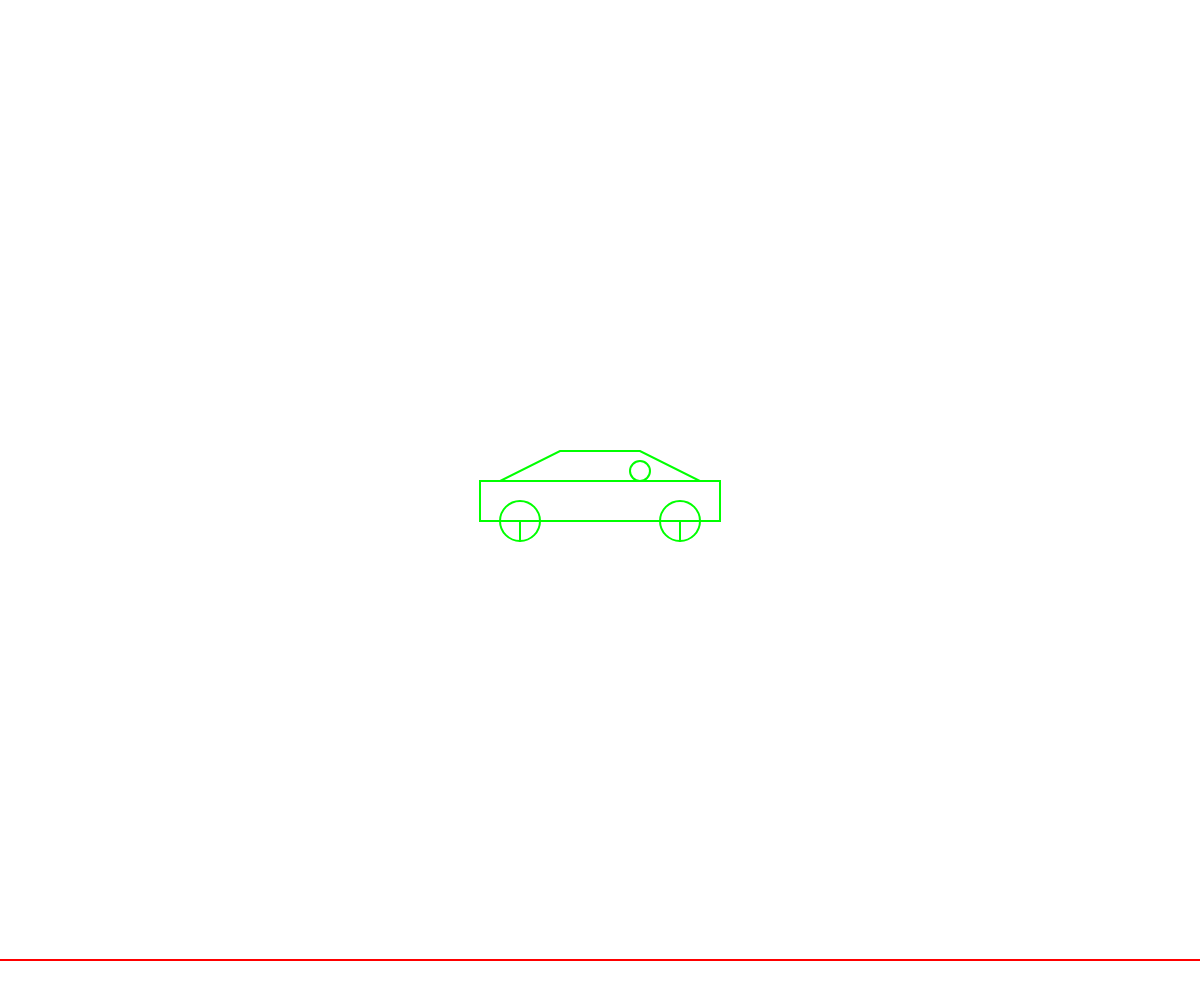
Frame 1 (no input)
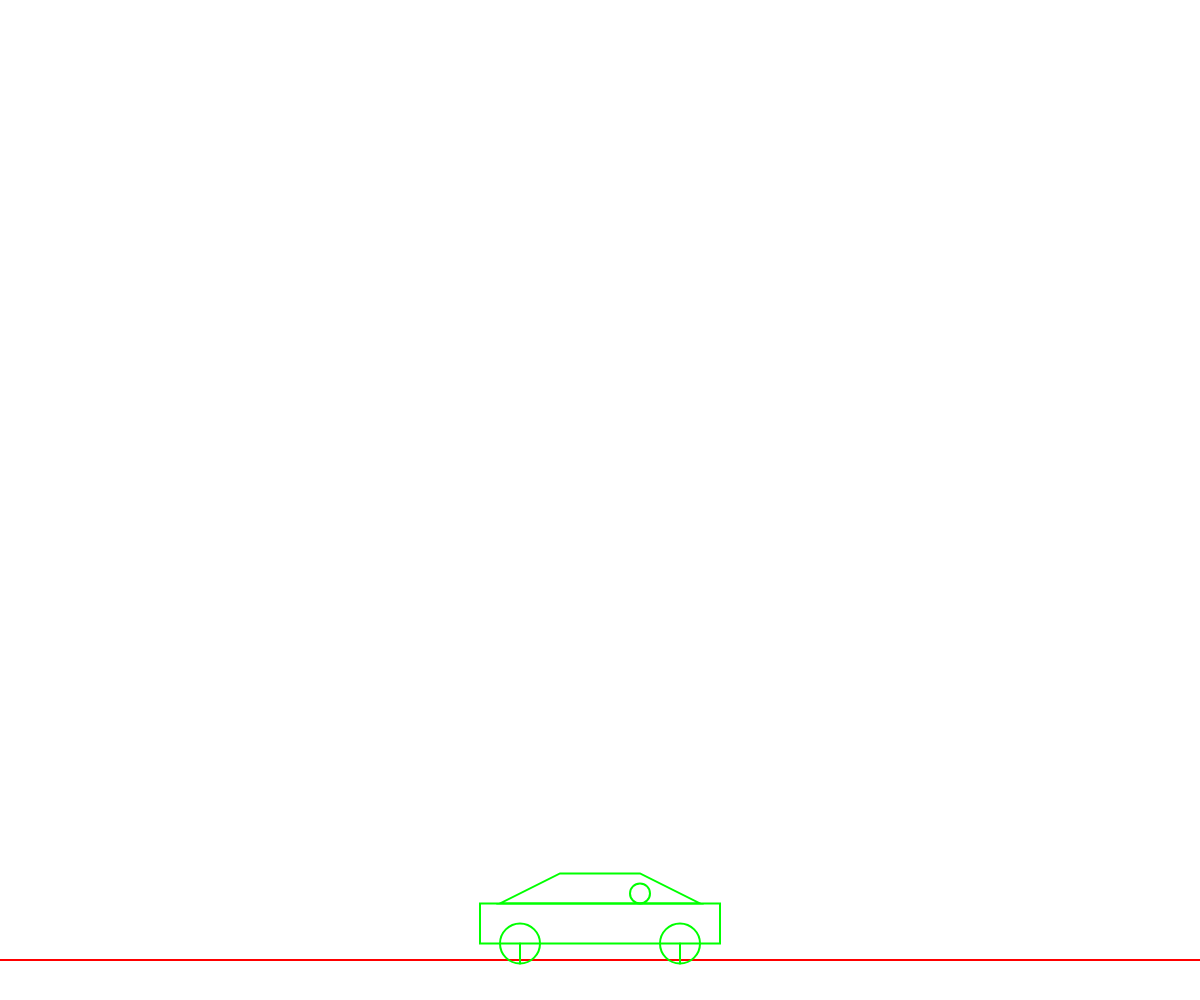
Frame 60 (no input)
Frame 120 (the mouse pressed at the canvas centre since frame 60): identical to frame 60, image omitted

The p5.js sketch that drew these frames (run headless with seeded random() and noise() and a simulated clock; from frame 60 on, the mouse is pressed at the canvas centre):

// p5.js sketch
// ── sketch.js
class Car{
  constructor(pos){
    this.pos = pos.copy();

    this.w = 240;
    this.h = 40;
    this.wheelR = 20;
    this.shellHeight = 30;

    this.isFronting = false;
    this.isBacking = false;

    this.m = 10;

    this.vel = createVector(0,0);
    this.acc = createVector(0,0);

    this.velAngle = 0;
    this.accAngle = 0;
    this.wheelAngle = 0;

    this.accessFloor = false;
  }

  applyForce(force){
    this.acc.add(force);
  }

  update(){
    if(this.isFronting){
      let force = createVector(10,0).mult(0.03).mult(1);
      this.applyForce(force);
    }
    if(this.isBacking){
      let force = createVector(10,0).mult(0.03).mult(-1);
      this.applyForce(force);
    }
    //摩擦力
    this.applyForce(this.vel.copy().normalize().mult(-1).mult(this.m).mult(0.008));
    //重力
    this.applyForce(createVector(0,10).mult(0.1));

    //碰到地板
    if((this.pos.y > height - 80) && !this.accessFloor){
      this.accessFloor = true;
      this.vel.mult(0)
      this.acc.mult(0);
    }
    if(this.accessFloor){
      this.applyForce(createVector(0,-10).mult(0.1));
    }

    if(this.isFronting){
      this.accAngle += this.acc.mag()*0.01;
    }else if(this.isBacking){
      this.accAngle += this.acc.mag()*0.01*(-1);
    }else{
      //用角速度变化来模拟摩擦力的影响
      this.accAngle = 0;
      this.velAngle *= 0.98;
    }


    this.vel.add(this.acc);
    this.pos.add(this.vel);
    this.acc.mult(0);

    this.velAngle += this.accAngle;
    this.wheelAngle += this.velAngle;
    this.accAngle = 0;
  }

  display(){
    noFill();
    stroke(0,255,0,255);

    push();
      translate(this.pos.x,this.pos.y);

      //车身
      rect(-this.w/2,-this.h/2,this.w,this.h);

      // //轮子
      // circle(-this.w/2 + 2*this.wheelR,this.h/2,this.wheelR*2);
      // line(-this.w/2 + 2*this.wheelR,this.h/2,-this.w/2 + 2*this.wheelR,this.h/2+this.wheelR);
      // circle(this.w/2 - 2*this.wheelR,this.h/2,this.wheelR*2);
      // line(this.w/2 - 2*this.wheelR,this.h/2,this.w/2 - 2*this.wheelR,this.h/2+this.wheelR);
      //轮子
      push();
        translate(-this.w/2 + 2*this.wheelR,this.h/2);
        rotate(this.wheelAngle);
        circle(0,0,this.wheelR*2);
        line(0,0,0,this.wheelR);
      pop();


      push();
        translate(this.w/2 - 2*this.wheelR,this.h/2);
        rotate(this.wheelAngle);
        circle(0,0,this.wheelR*2);
        line(0,0,0,this.wheelR);
      pop();

      //车顶
      quad(
        this.w/2 - 4*this.wheelR, 
        -this.h/2 - this.shellHeight, 

        -this.w/2 + 4*this.wheelR, 
        -this.h/2 - this.shellHeight, 

        -this.w/2 + 1*this.wheelR, 
        -this.h/2, 

        this.w/2 - 1*this.wheelR, 
        -this.h/2
        );
      //人
      circle(this.w/6,-this.shellHeight/2 - this.h/2+5,this.shellHeight/3*2);
    pop();
  }
}

function keyPressed(e){
  if(e.code === 'ArrowLeft' || e.code === 'ArrowRight'){
    e.code === 'ArrowLeft' ? (car.isBacking = true) : (car.isFronting = true);
  }
}

function keyReleased(e){
  if(e.code === 'ArrowLeft' || e.code === 'ArrowRight'){
    e.code === 'ArrowLeft' ? (car.isBacking = false) : (car.isFronting = false);
  }
}


let car = null;
function setup() {
  createCanvas(window.innerWidth, window.innerHeight);
  strokeWeight(2);
  car = new Car(createVector(width/2,height/2));
}

function draw() {
  background('white');
  stroke('red');
  line(0,height - 40,width,height - 40);
  car.update();
  car.display();
}
